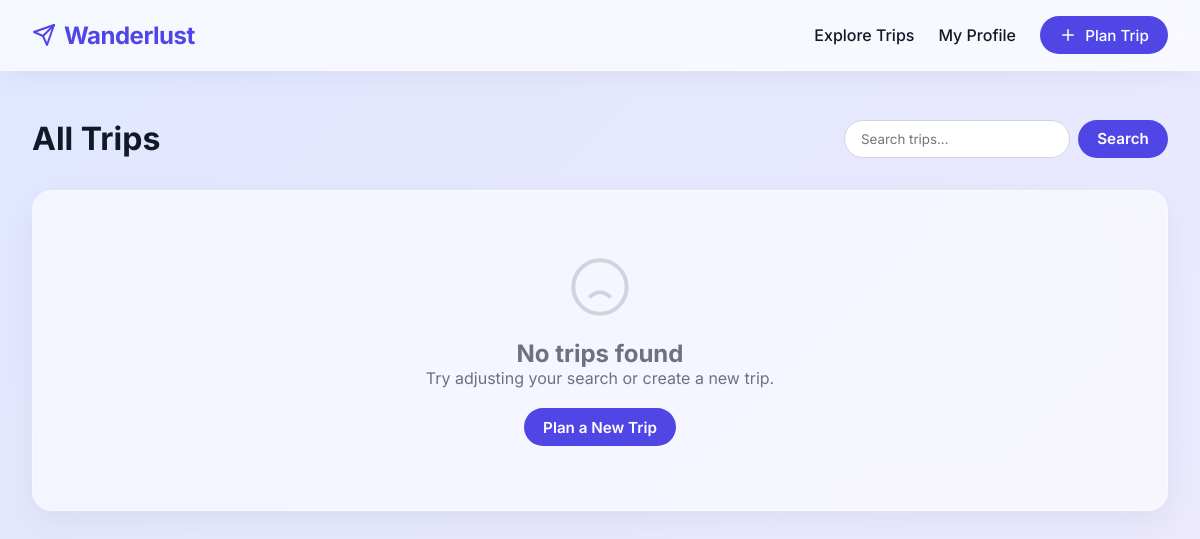
Before: / with the older database file.
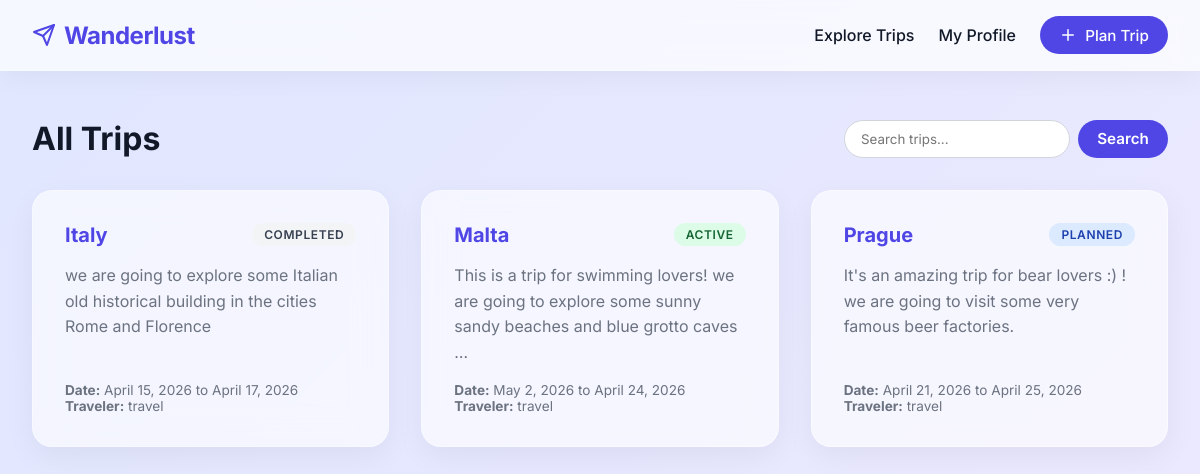
After: the same page with the newer database file.
### tasks/models.py (models this page shows, shortened)
class Trip(models.Model):
    STATUS_CHOICES = [
        ('planned', 'Planned'),
        ('active', 'Active'),
        ('completed', 'Completed'),
    ]
    title = models.CharField(max_length=200)
    description = models.TextField(blank=True)
    status = models.CharField(max_length=20, choices=STATUS_CHOICES, default='planned')
    start_date = models.DateField(null=True, blank=True)
    end_date = models.DateField(null=True, blank=True)
    user = models.ForeignKey(User, on_delete=models.CASCADE, related_name='trips')
    created_at = models.DateTimeField(auto_now_add=True)

### tasks/views.py (the view)
# urls.py: path('', views.trip_list, name='trip_list'),
def trip_list(request):
    query = request.GET.get('q')
    if query:
        trips = Trip.objects.filter(
            Q(title__icontains=query) | Q(description__icontains=query)
        )
    else:
        trips = Trip.objects.all()
    return render(request, 'trip_list.html', {'trips': trips})

### tasks/templates/trip_list.html (shortened to what this page needs)
{% extends 'base.html' %}
{% block content %}
<div class="page-header">
    <h1>All Trips</h1>
    <form class="search-bar" method="GET" action="{% url 'trip_list' %}">
        <input type="text" name="q" placeholder="Search trips..." value="{{ request.GET.q }}">
        <button type="submit" class="btn">Search</button>
    </form>
</div>
{% if trips %}
<div class="grid">
    {% for trip in trips %}
    <a href="{% url 'trip_detail' trip.pk %}" class="trip-link">
        <div class="glass-card trip-card">
            <div style="display: flex; justify-content: space-between; align-items: flex-start;">
                <h3>{{ trip.title }}</h3>
                <span class="badge badge-{{ trip.status }}">{{ trip.get_status_display }}</span>
            </div>
            <p>{{ trip.description|truncatewords:20 }}</p>
            <div style="font-size: 0.85rem; color: var(--text-light); margin-top: auto;">
                <strong>Date:</strong> {{ trip.start_date|default:"TBD" }} to {{ trip.end_date|default:"TBD" }}<br>
                <strong>Traveler:</strong> {{ trip.user.username }}
            </div>
        </div>
    </a>
    {% endfor %}
</div>
{% else %}
<div class="glass-card empty-state">
    <svg viewBox="0 0 24 24" fill="none" stroke="currentColor" stroke-width="1.5"><circle cx="12" cy="12" r="10"></circle><path d="M16 16s-1.5-2-4-2-4 2-4 2"></path><line x1="9" y1="9" x2="9.01" y2="9"></line><line x1="15" y1="9" x2="15.01" y2="9"></line></svg>
    <h2>No trips found</h2>
    <p>Try adjusting your search or create a new trip.</p>
    <br>
    <a href="{% url 'trip_create' %}" class="btn">Plan a New Trip</a>
</div>
{% endif %}
{% endblock %}

### tasks/templates/base.html (shortened to what this page needs)
<!DOCTYPE html>
<html lang="en">
<head>
</head>
<body>
    <nav class="navbar">
        <a href="{% url 'trip_list' %}" class="navbar-brand">
            <svg width="24" height="24" viewBox="0 0 24 24" fill="none" stroke="currentColor" stroke-width="2" stroke-linecap="round" stroke-linejoin="round"><path d="M22 2L11 13"></path><path d="M22 2L15 22L11 13L2 9L22 2Z"></path></svg>
            Wanderlust
        </a>
        <div class="nav-links">
            <a href="{% url 'trip_list' %}">Explore Trips</a>
            <a href="{% url 'profile' %}">My Profile</a>
            <a href="{% url 'trip_create' %}" class="btn">
                <svg width="18" height="18" viewBox="0 0 24 24" fill="none" stroke="currentColor" stroke-width="2" stroke-linecap="round" stroke-linejoin="round"><line x1="12" y1="5" x2="12" y2="19"></line><line x1="5" y1="12" x2="19" y2="12"></line></svg>
                Plan Trip
            </a>
        </div>
    </nav>
    <main>
        {% block content %}{% endblock %}
    </main>
</body>
</html>

### tasks/templates/base.html (style rules this page uses)
:root { --primary: #4f46e5; --primary-hover: #4338ca; --bg-color: #f3f4f6; --text-dark: #111827; --text-light: #6b7280; --card-bg: rgba(255, 255, 255, 0.6); --card-border: rgba(255, 255, 255, 0.4); }
* { box-sizing: border-box; margin: 0; padding: 0; font-family: 'Inter', sans-serif; }
body { background: linear-gradient(135deg, #e0e7ff 0%, #ede9fe 100%); background-attachment: fixed; color: var(--text-dark); min-height: 100vh; display: flex; flex-direction: column; }
.navbar { background: rgba(255, 255, 255, 0.7); backdrop-filter: blur(12px); -webkit-backdrop-filter: blur(12px); padding: 1rem 2rem; display: flex; justify-content: space-between; align-items: center; border-bottom: 1px solid var(--card-border); box-shadow: 0 4px 30px rgba(0, 0, 0, 0.05); position: sticky; top: 0; z-index: 100; }
.navbar-brand { font-size: 1.5rem; font-weight: 700; color: var(--primary); text-decoration: none; display: flex; align-items: center; gap: 0.5rem; letter-spacing: -0.02em; }
.nav-links { display: flex; gap: 1.5rem; align-items: center; }
.nav-links a { text-decoration: none; color: var(--text-dark); font-weight: 500; transition: color 0.3s ease; }
.btn { background: var(--primary); color: white !important; padding: 0.6rem 1.2rem; border-radius: 9999px; font-weight: 600; transition: all 0.3s ease; display: inline-flex; justify-content: center; align-items: center; gap: 0.5rem; border: none; cursor: pointer; text-decoration: none; font-size: 0.95rem; }
main { flex-grow: 1; padding: 3rem 2rem; max-width: 1200px; margin: 0 auto; width: 100%; animation: fadeIn 0.5s ease-out; }
.glass-card { background: var(--card-bg); backdrop-filter: blur(16px); -webkit-backdrop-filter: blur(16px); border: 1px solid var(--card-border); border-radius: 1.25rem; padding: 2rem; box-shadow: 0 10px 30px rgba(0, 0, 0, 0.05); transition: transform 0.3s ease, box-shadow 0.3s ease; }
.grid { display: grid; grid-template-columns: repeat(auto-fill, minmax(300px, 1fr)); gap: 2rem; align-items: stretch; }
.trip-link { text-decoration: none; color: inherit; display: flex; height: 100%; }
.trip-card { display: flex; flex-direction: column; gap: 1rem; flex-grow: 1; width: 100%; }
.trip-card h3 { font-size: 1.25rem; color: var(--primary); font-weight: 700; }
.trip-card p { color: var(--text-light); line-height: 1.6; flex-grow: 1; }
.badge { display: inline-block; padding: 0.25rem 0.75rem; border-radius: 9999px; font-size: 0.75rem; font-weight: 600; text-transform: uppercase; letter-spacing: 0.05em; }
.badge-planned { background: #dbeafe; color: #1e40af; }
.badge-active { background: #dcfce7; color: #166534; }
.badge-completed { background: #f3f4f6; color: #374151; }
.page-header { margin-bottom: 2rem; display: flex; justify-content: space-between; align-items: center; flex-wrap: wrap; gap: 1rem; }
.search-bar { display: flex; gap: 0.5rem; }
.search-bar input { padding: 0.5rem 1rem; border-radius: 9999px; border: 1px solid #d1d5db; outline: none; }

Changed rows visible on the page:
added Trip: title "Italy", status "COMPLETED", description "we are going to explore some Italian old historical building in the cities Rome and Florence", start_date "April 15, 2026", end_date "April 17, 2026", user.username "travel"
added Trip: title "Malta", status "ACTIVE", description "This is a trip for swimming lovers! we are going to explore some sunny sandy beaches and blue grotto caves …", start_date "May 2, 2026", end_date "April 24, 2026", user.username "travel"
added Trip: title "Prague", status "PLANNED", description "It's an amazing trip for bear lovers :) ! we are going to visit some very famous beer factories.", start_date "April 21, 2026", end_date "April 25, 2026", user.username "travel"
Other visible differences:
text no longer shown: "No trips found Try adjusting your search or create a new trip. Plan a New Trip"
